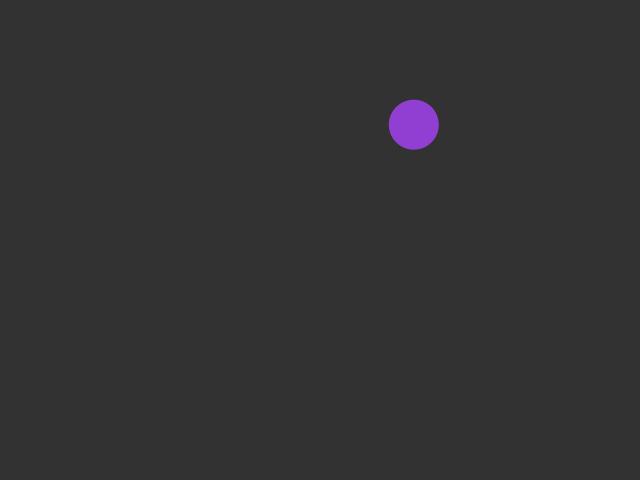
Frame 1 (no input)
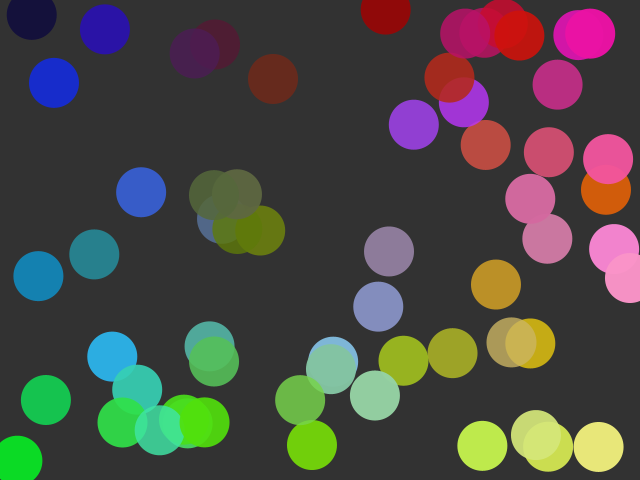
Frame 60 (the mouse pressed at the canvas centre just before this capture)
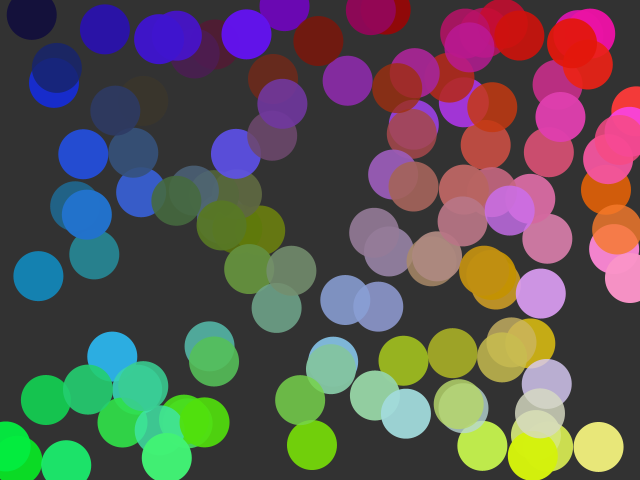
Frame 120 (the mouse held since frame 60 and released just before this capture)

The Processing sketch that drew these frames (run headless with seeded random() and noise(); from frame 60 on, the mouse is pressed at the canvas centre):

// Processing sketch: sketch_150214a
// ── sketch_150214a.pde
float x;
float y;

void setup(){
  size(640, 480);
  background(#323232);
  noStroke();
}

void draw(){
  x = random(width);
  y = random(height);
  float r = map(x, 0, 640, 0, 255);
  float g = map(y, 0, 480, 0, 255);
  
  fill(r, g, random(0, 255), random(200, 255));
  ellipse(x, y, 50, 50);
}
